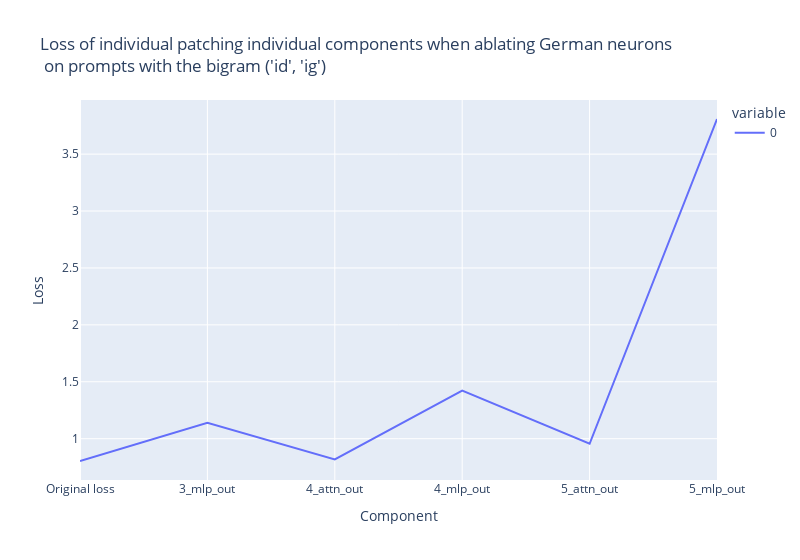
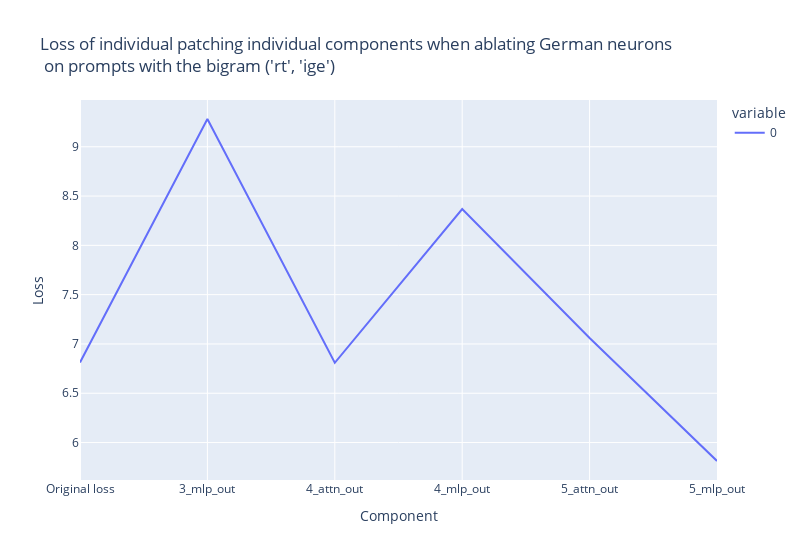
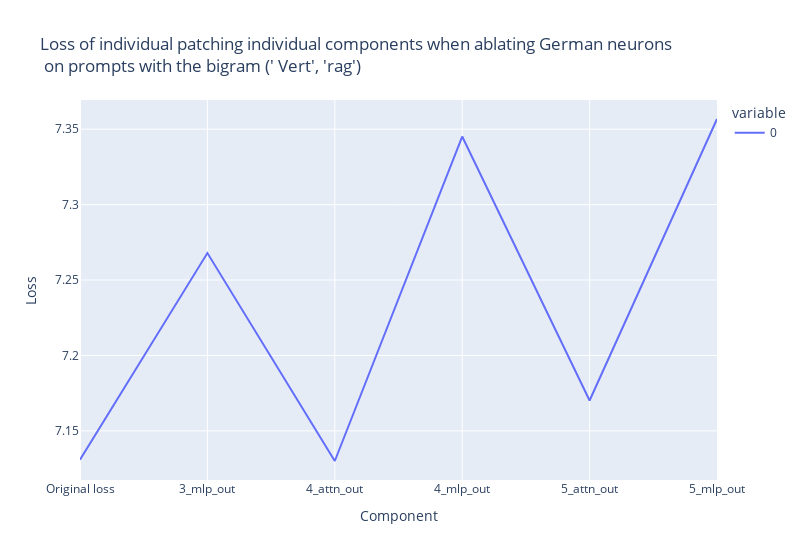
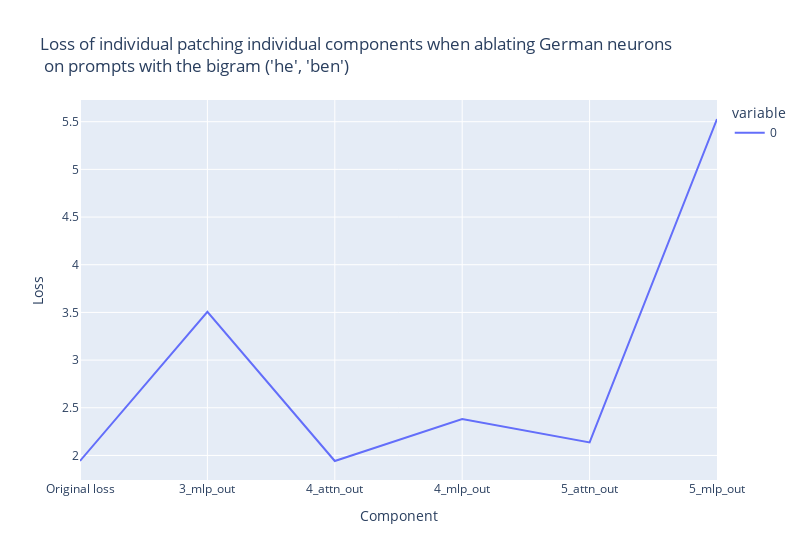

The notebook cell saved with these charts, in order:
### Code cell
# Indirect effect of ablating the context neurons
# Logit attribution of later components when ablating the context neuron
# Not sure how clean this is - e.g. layer 5 MLP will get the accumulated effects of all previous layers from ablating the context neuron
component_names = ['embed', '0_attn_out', '0_mlp_out', '1_attn_out', '1_mlp_out', '2_attn_out', '2_mlp_out', '3_attn_out', '3_mlp_out', '4_attn_out', '4_mlp_out', '5_attn_out', '5_mlp_out']

def ablate_german_neurons_hook(value, hook):
    layer = hook.layer()
    neurons_for_layer = german_neurons_by_layer[layer]
    value[:, :, neurons_for_layer] = german_mean_low_activations[layer][neurons_for_layer].cuda()
    return value
mlp_pattern = lambda name: name.endswith("mlp.hook_post")
fwd_hooks=[(mlp_pattern, ablate_german_neurons_hook)]

for key, value in prompts.items():
    # Go through components after MLP3, which contains the first German contextual neuron
    components = []
    losses = []
    for later_component in range(8, 13):
        print(f"Component: {component_names[later_component]}")
        layer = 3
        original_loss, patched_loss = direct_loss_difference_attribution(value, model, fwd_hooks=fwd_hooks, patched_component=later_component, crop_context=(0, 500))
        if len(losses) == 0:
            components.append("Original loss")
            losses.append(original_loss)
        components.append(component_names[later_component])
        losses.append(patched_loss)

    percent_increase = ((np.array(losses) - losses[0]) / losses[0]) * 100

    line(losses, xlabel="Component", ylabel="Loss", title=f"Loss of individual patching individual components when ablating German neurons <br> on prompts with the bigram {key}", xticks=components, width=800, hover_data=percent_increase.tolist())

### Figure 1 — Plotly figure (JSON) as saved in the notebook; plotly's stock layout.template omitted (floating-point values rounded to 4 significant figures)
{"data": [{"customdata": [0, 41.78, 1.655, 76.95, 18.85, 373.7], "hovertemplate": "Loss: %{y:.4f} (+%{customdata:.2f}%)", "legendgroup": "0", "line": {"color": "#636efa", "dash": "solid"}, "marker": {"symbol": "circle"}, "mode": "lines", "name": "0", "orientation": "v", "showlegend": true, "type": "scatter", "x": [0, 1, 2, 3, 4, 5], "xaxis": "x", "y": [0.8041, 1.14, 0.8174, 1.423, 0.9556, 3.809], "yaxis": "y"}], "layout": {"legend": {"title": {"text": "variable"}, "tracegroupgap": 0}, "title": {"text": "Loss of individual patching individual components when ablating German neurons <br> on prompts with the bigram ('id', 'ig')"}, "width": 800, "xaxis": {"anchor": "y", "domain": [0, 1], "tickmode": "array", "ticktext": ["Original loss", "3_mlp_out", "4_attn_out", "4_mlp_out", "5_attn_out", "5_mlp_out"], "tickvals": [0, 1, 2, 3, 4, 5], "title": {"text": "Component"}}, "yaxis": {"anchor": "x", "domain": [0, 1], "title": {"text": "Loss"}}}}

### Figure 2 — Plotly figure (JSON) as saved in the notebook; plotly's stock layout.template omitted (floating-point values rounded to 4 significant figures)
{"data": [{"customdata": [0, 36.24, -0.04664, 22.85, 3.652, -14.67], "hovertemplate": "Loss: %{y:.4f} (+%{customdata:.2f}%)", "legendgroup": "0", "line": {"color": "#636efa", "dash": "solid"}, "marker": {"symbol": "circle"}, "mode": "lines", "name": "0", "orientation": "v", "showlegend": true, "type": "scatter", "x": [0, 1, 2, 3, 4, 5], "xaxis": "x", "y": [6.812, 9.281, 6.809, 8.369, 7.061, 5.813], "yaxis": "y"}], "layout": {"legend": {"title": {"text": "variable"}, "tracegroupgap": 0}, "title": {"text": "Loss of individual patching individual components when ablating German neurons <br> on prompts with the bigram ('rt', 'ige')"}, "width": 800, "xaxis": {"anchor": "y", "domain": [0, 1], "tickmode": "array", "ticktext": ["Original loss", "3_mlp_out", "4_attn_out", "4_mlp_out", "5_attn_out", "5_mlp_out"], "tickvals": [0, 1, 2, 3, 4, 5], "title": {"text": "Component"}}, "yaxis": {"anchor": "x", "domain": [0, 1], "title": {"text": "Loss"}}}}

### Figure 3 — Plotly figure (JSON) as saved in the notebook; plotly's stock layout.template omitted (floating-point values rounded to 4 significant figures)
{"data": [{"customdata": [0, 1.922, -0.01166, 3.005, 0.5506, 3.168], "hovertemplate": "Loss: %{y:.4f} (+%{customdata:.2f}%)", "legendgroup": "0", "line": {"color": "#636efa", "dash": "solid"}, "marker": {"symbol": "circle"}, "mode": "lines", "name": "0", "orientation": "v", "showlegend": true, "type": "scatter", "x": [0, 1, 2, 3, 4, 5], "xaxis": "x", "y": [7.131, 7.268, 7.13, 7.345, 7.17, 7.357], "yaxis": "y"}], "layout": {"legend": {"title": {"text": "variable"}, "tracegroupgap": 0}, "title": {"text": "Loss of individual patching individual components when ablating German neurons <br> on prompts with the bigram (' Vert', 'rag')"}, "width": 800, "xaxis": {"anchor": "y", "domain": [0, 1], "tickmode": "array", "ticktext": ["Original loss", "3_mlp_out", "4_attn_out", "4_mlp_out", "5_attn_out", "5_mlp_out"], "tickvals": [0, 1, 2, 3, 4, 5], "title": {"text": "Component"}}, "yaxis": {"anchor": "x", "domain": [0, 1], "title": {"text": "Loss"}}}}

### Figure 4 — Plotly figure (JSON) as saved in the notebook; plotly's stock layout.template omitted (floating-point values rounded to 4 significant figures)
{"data": [{"customdata": [0, 80.58, -0.01639, 22.64, 10.01, 184.7], "hovertemplate": "Loss: %{y:.4f} (+%{customdata:.2f}%)", "legendgroup": "0", "line": {"color": "#636efa", "dash": "solid"}, "marker": {"symbol": "circle"}, "mode": "lines", "name": "0", "orientation": "v", "showlegend": true, "type": "scatter", "x": [0, 1, 2, 3, 4, 5], "xaxis": "x", "y": [1.942, 3.507, 1.942, 2.382, 2.136, 5.528], "yaxis": "y"}], "layout": {"legend": {"title": {"text": "variable"}, "tracegroupgap": 0}, "title": {"text": "Loss of individual patching individual components when ablating German neurons <br> on prompts with the bigram ('he', 'ben')"}, "width": 800, "xaxis": {"anchor": "y", "domain": [0, 1], "tickmode": "array", "ticktext": ["Original loss", "3_mlp_out", "4_attn_out", "4_mlp_out", "5_attn_out", "5_mlp_out"], "tickvals": [0, 1, 2, 3, 4, 5], "title": {"text": "Component"}}, "yaxis": {"anchor": "x", "domain": [0, 1], "title": {"text": "Loss"}}}}
